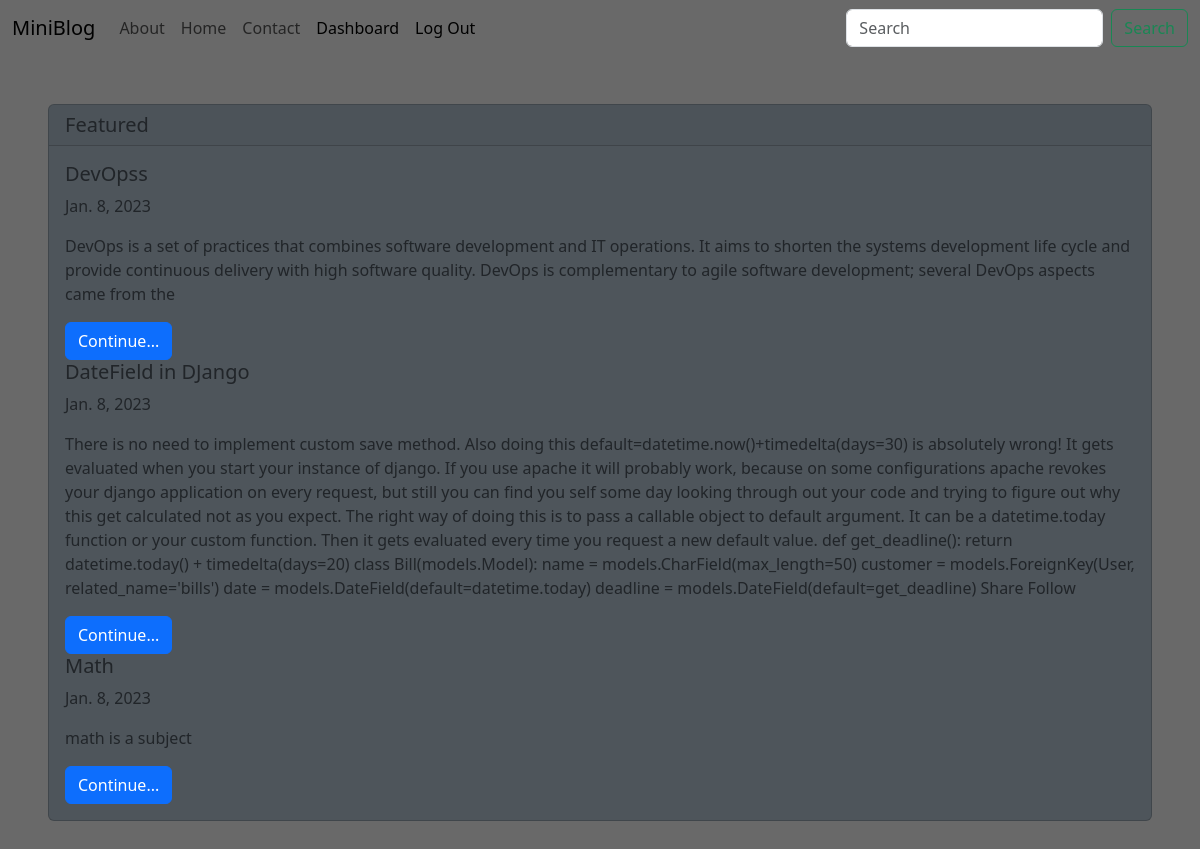
Screenshot of / (signed in) with the database file from the repository.
### blog/models.py (models this page shows, shortened)
class Post(models.Model):
    title = models.CharField(max_length=100)
    post_date = models.DateField(default=datetime.today, blank=True)
    content = models.TextField()

### blog/views.py (the view)
# urls.py: 2. Add a URL to urlpatterns:  path('', views.home, name='home')
def home(request):
    posts = Post.objects.all()
    return render(request,'home.html', {'posts': posts})

### templates/home.html (shortened to what this page needs)
{% include 'base.html' %}
{% block base %}
    <div class="card m-5">
  <h5 class="card-header">Featured</h5>
  <div class="card-body">
      {% if posts %}
          {% for post in posts %}
    <h5 class="card-title">{{ post.title }}</h5>
              <p class="card-text">{{ post.post_date }}</p>
    <p class="card-text">{{ post.content }}</p>
    <a href="#" class="btn btn-primary">Continue...</a>
          {% endfor %}
      {% else %}
      <h5 class="card-title">Nothing to display....Please add posts first</h5>
      {% endif %}
  </div>
</div>
{% endblock %}

### blog/static/css/style.css (style rules this page uses)
body { background-color: dimgrey; }
.card { background-color: #4e555b; }

### rows the page displays
Post: title "DevOpss", post_date "Jan. 8, 2023", content "DevOps is a set of practices that combines software development and IT operations. It aims to shorten the systems development life cycle and provide continuous delivery with high software quality. DevOps is complementary to agile software development; several DevOps aspects came from the"
Post: title "DateField in DJango", post_date "Jan. 8, 2023", content "There is no need to implement custom save method. Also doing this default=datetime.now()+timedelta(days=30) is absolutely wrong! It gets evaluated when you start your instance of django. If you use apache it will probably work, because on some configurations apache revokes your django application on every request, but still you can find you self some day looking through out your code and trying to figure out why this get calculated not as you expect. The right way of doing this is to pass a callable object to default argument. It can be a datetime.today function or your custom function. Then it gets evaluated every time you request a new default value. def get_deadline(): return…"
Post: title "Math", post_date "Jan. 8, 2023", content "math is a subject"
